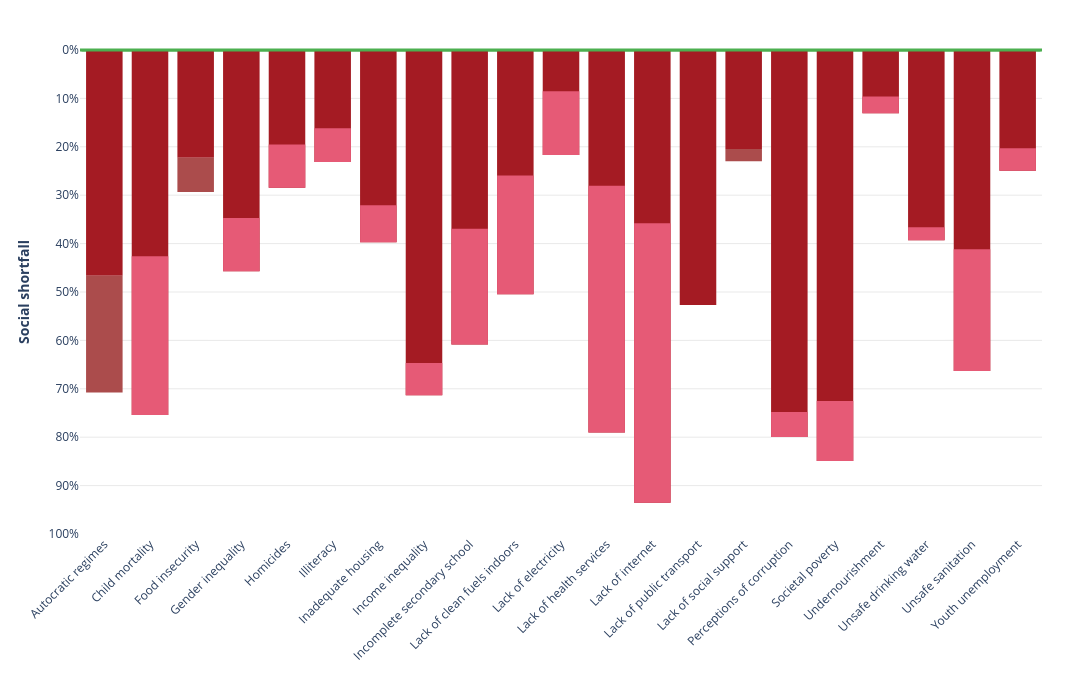

Notebook source saved alongside this figure:
### Markdown cell above
* Now we can pass the arrays into the helper function `make_sandwich_figure`
* And export the result as an svg file

### Code cell
fig_social = make_sandwich_figure(
    x_labels,
    medium_red_y, light_red_y, light_red_base,
    dark_red_y, dark_red_base,
    hover_texts,
    y_title='<b>Social shortfall</b>',
    y_range=[100, 0],
    y_tickvals=[0,10,20,30,40,50,60,70,80,90,100],
    y_ticktext=[f'{i}%' for i in range(0,101,10)],
    xaxis_side='bottom',
    margin_top=50,
    margin_bottom=150
)

fig_social.show()
fig_social.write_image("outputs/5-social-sandwich.svg")

### Figure 1 — Plotly figure (JSON) as saved in the notebook; plotly's stock layout.template omitted (floating-point values rounded to 4 significant figures)
{"data": [{"base": 0, "hoverinfo": "text", "hovertext": ["<b>Autocratic regimes</b><br>Dimension: Political Voice<br>First (2000): 46.6%<br>Last (2022): 70.8%<br>Change: 24.1%<br>↑ Worsening", "<b>Child mortality</b><br>Dimension: Health<br>First (2000): 75.4%<br>Last (2022): 42.6%<br>Change: -32.8%<br>↓ Improvement", "<b>Food insecurity</b><br>Dimension: Food<br>First (2015): 22.2%<br>Last (2022): 29.4%<br>Change: 7.1%<br>↑ Worsening", "<b>Gender inequality</b><br>Dimension: Equality<br>First (2000): 45.7%<br>Last (2022): 34.7%<br>Change: -11.0%<br>↓ Improvement", "<b>Homicides</b><br>Dimension: Peace And Justice<br>First (2000): 28.4%<br>Last (2022): 19.5%<br>Change: -8.9%<br>↓ Improvement", "<b>Illiteracy</b><br>Dimension: Education<br>First (2000): 23.1%<br>Last (2022): 16.1%<br>Change: -7.0%<br>↓ Improvement", "<b>Inadequate housing</b><br>Dimension: Housing<br>First (2000): 39.7%<br>Last (2022): 32.1%<br>Change: -7.6%<br>↓ Improvement", "<b>Income inequality</b><br>Dimension: Social Cohesion<br>First (2000): 71.3%<br>Last (2022): 64.7%<br>Change: -6.7%<br>↓ Improvement", "<b>Incomplete secondary school</b><br>Dimension: Education<br>First (2000): 60.9%<br>Last (2022): 36.9%<br>Change: -24.0%<br>↓ Improvement", "<b>Lack of clean fuels indoors</b><br>Dimension: Energy<br>First (2000): 50.5%<br>Last (2022): 25.9%<br>Change: -24.6%<br>↓ Improvement", "<b>Lack of electricity</b><br>Dimension: Energy<br>First (2000): 21.7%<br>Last (2022): 8.5%<br>Change: -13.2%<br>↓ Improvement", "<b>Lack of health services</b><br>Dimension: Health<br>First (2000): 79.0%<br>Last (2022): 28.1%<br>Change: -51.0%<br>↓ Improvement", "<b>Lack of internet</b><br>Dimension: Connectivity<br>First (2000): 93.5%<br>Last (2022): 35.8%<br>Change: -57.7%<br>↓ Improvement", "<b>Lack of public transport</b><br>Dimension: Connectivity<br>First (2020): 52.7%<br>Last (2020): 52.7%<br>Change: 0.0%<br>↑ Worsening", "<b>Lack of social support</b><br>Dimension: Social Cohesion<br>First (2005): 20.5%<br>Last (2022): 23.0%<br>Change: 2.5%<br>↑ Worsening", "<b>Perceptions of corruption</b><br>Dimension: Peace And Justice<br>First (2005): 79.9%<br>Last (2022): 74.8%<br>Change: -5.2%<br>↓ Improvement", "<b>Societal poverty</b><br>Dimension: Income And Work<br>First (2000): 84.9%<br>Last (2022): 72.5%<br>Change: -12.4%<br>↓ Improvement", "<b>Undernourishment</b><br>Dimension: Food<br>First (2000): 13.1%<br>Last (2022): 9.6%<br>Change: -3.5%<br>↓ Improvement", "<b>Unsafe drinking water</b><br>Dimension: Water<br>First (2000): 39.3%<br>Last (2022): 36.6%<br>Change: -2.7%<br>↓ Improvement", "<b>Unsafe sanitation</b><br>Dimension: Water<br>First (2000): 66.3%<br>Last (2022): 41.2%<br>Change: -25.1%<br>↓ Improvement", "<b>Youth unemployment</b><br>Dimension: Income And Work<br>First (2005): 25.0%<br>Last (2022): 20.3%<br>Change: -4.7%<br>↓ Improvement"], "marker": {"color": "#A41B23", "line": {"width": 0}}, "name": "Base", "showlegend": true, "type": "bar", "width": 0.8, "x": [0, 1, 2, 3, 4, 5, 6, 7, 8, 9, 10, 11, 12, 13, 14, 15, 16, 17, 18, 19, 20], "y": [46.64, 75.4, 22.24, 45.69, 28.45, 23.13, 39.71, 71.33, 60.87, 50.49, 21.71, 79.05, 93.52, 52.71, 20.47, 79.94, 84.92, 13.09, 39.31, 66.31, 24.97]}, {"base": [46.64, 0, 22.24, 0, 0, 0, 0, 0, 0, 0, 0, 0, 0, 52.71, 20.47, 0, 0, 0, 0, 0, 0], "hoverinfo": "text", "hovertext": ["<b>Autocratic regimes</b><br>Dimension: Political Voice<br>First (2000): 46.6%<br>Last (2022): 70.8%<br>Change: 24.1%<br>↑ Worsening", "<b>Child mortality</b><br>Dimension: Health<br>First (2000): 75.4%<br>Last (2022): 42.6%<br>Change: -32.8%<br>↓ Improvement", "<b>Food insecurity</b><br>Dimension: Food<br>First (2015): 22.2%<br>Last (2022): 29.4%<br>Change: 7.1%<br>↑ Worsening", "<b>Gender inequality</b><br>Dimension: Equality<br>First (2000): 45.7%<br>Last (2022): 34.7%<br>Change: -11.0%<br>↓ Improvement", "<b>Homicides</b><br>Dimension: Peace And Justice<br>First (2000): 28.4%<br>Last (2022): 19.5%<br>Change: -8.9%<br>↓ Improvement", "<b>Illiteracy</b><br>Dimension: Education<br>First (2000): 23.1%<br>Last (2022): 16.1%<br>Change: -7.0%<br>↓ Improvement", "<b>Inadequate housing</b><br>Dimension: Housing<br>First (2000): 39.7%<br>Last (2022): 32.1%<br>Change: -7.6%<br>↓ Improvement", "<b>Income inequality</b><br>Dimension: Social Cohesion<br>First (2000): 71.3%<br>Last (2022): 64.7%<br>Change: -6.7%<br>↓ Improvement", "<b>Incomplete secondary school</b><br>Dimension: Education<br>First (2000): 60.9%<br>Last (2022): 36.9%<br>Change: -24.0%<br>↓ Improvement", "<b>Lack of clean fuels indoors</b><br>Dimension: Energy<br>First (2000): 50.5%<br>Last (2022): 25.9%<br>Change: -24.6%<br>↓ Improvement", "<b>Lack of electricity</b><br>Dimension: Energy<br>First (2000): 21.7%<br>Last (2022): 8.5%<br>Change: -13.2%<br>↓ Improvement", "<b>Lack of health services</b><br>Dimension: Health<br>First (2000): 79.0%<br>Last (2022): 28.1%<br>Change: -51.0%<br>↓ Improvement", "<b>Lack of internet</b><br>Dimension: Connectivity<br>First (2000): 93.5%<br>Last (2022): 35.8%<br>Change: -57.7%<br>↓ Improvement", "<b>Lack of public transport</b><br>Dimension: Connectivity<br>First (2020): 52.7%<br>Last (2020): 52.7%<br>Change: 0.0%<br>↑ Worsening", "<b>Lack of social support</b><br>Dimension: Social Cohesion<br>First (2005): 20.5%<br>Last (2022): 23.0%<br>Change: 2.5%<br>↑ Worsening", "<b>Perceptions of corruption</b><br>Dimension: Peace And Justice<br>First (2005): 79.9%<br>Last (2022): 74.8%<br>Change: -5.2%<br>↓ Improvement", "<b>Societal poverty</b><br>Dimension: Income And Work<br>First (2000): 84.9%<br>Last (2022): 72.5%<br>Change: -12.4%<br>↓ Improvement", "<b>Undernourishment</b><br>Dimension: Food<br>First (2000): 13.1%<br>Last (2022): 9.6%<br>Change: -3.5%<br>↓ Improvement", "<b>Unsafe drinking water</b><br>Dimension: Water<br>First (2000): 39.3%<br>Last (2022): 36.6%<br>Change: -2.7%<br>↓ Improvement", "<b>Unsafe sanitation</b><br>Dimension: Water<br>First (2000): 66.3%<br>Last (2022): 41.2%<br>Change: -25.1%<br>↓ Improvement", "<b>Youth unemployment</b><br>Dimension: Income And Work<br>First (2005): 25.0%<br>Last (2022): 20.3%<br>Change: -4.7%<br>↓ Improvement"], "marker": {"color": "#AB4C4C", "line": {"width": 0}}, "name": "Increase / overshoot", "showlegend": true, "type": "bar", "width": 0.8, "x": [0, 1, 2, 3, 4, 5, 6, 7, 8, 9, 10, 11, 12, 13, 14, 15, 16, 17, 18, 19, 20], "y": [24.12, 0, 7.12, 0, 0, 0, 0, 0, 0, 0, 0, 0, 0, 0, 2.54, 0, 0, 0, 0, 0, 0]}, {"base": [0, 42.62, 0, 34.72, 19.52, 16.15, 32.07, 64.67, 36.91, 25.92, 8.51, 28.07, 35.82, 0, 0, 74.78, 72.51, 9.62, 36.64, 41.17, 20.31], "hoverinfo": "text", "hovertext": ["<b>Autocratic regimes</b><br>Dimension: Political Voice<br>First (2000): 46.6%<br>Last (2022): 70.8%<br>Change: 24.1%<br>↑ Worsening", "<b>Child mortality</b><br>Dimension: Health<br>First (2000): 75.4%<br>Last (2022): 42.6%<br>Change: -32.8%<br>↓ Improvement", "<b>Food insecurity</b><br>Dimension: Food<br>First (2015): 22.2%<br>Last (2022): 29.4%<br>Change: 7.1%<br>↑ Worsening", "<b>Gender inequality</b><br>Dimension: Equality<br>First (2000): 45.7%<br>Last (2022): 34.7%<br>Change: -11.0%<br>↓ Improvement", "<b>Homicides</b><br>Dimension: Peace And Justice<br>First (2000): 28.4%<br>Last (2022): 19.5%<br>Change: -8.9%<br>↓ Improvement", "<b>Illiteracy</b><br>Dimension: Education<br>First (2000): 23.1%<br>Last (2022): 16.1%<br>Change: -7.0%<br>↓ Improvement", "<b>Inadequate housing</b><br>Dimension: Housing<br>First (2000): 39.7%<br>Last (2022): 32.1%<br>Change: -7.6%<br>↓ Improvement", "<b>Income inequality</b><br>Dimension: Social Cohesion<br>First (2000): 71.3%<br>Last (2022): 64.7%<br>Change: -6.7%<br>↓ Improvement", "<b>Incomplete secondary school</b><br>Dimension: Education<br>First (2000): 60.9%<br>Last (2022): 36.9%<br>Change: -24.0%<br>↓ Improvement", "<b>Lack of clean fuels indoors</b><br>Dimension: Energy<br>First (2000): 50.5%<br>Last (2022): 25.9%<br>Change: -24.6%<br>↓ Improvement", "<b>Lack of electricity</b><br>Dimension: Energy<br>First (2000): 21.7%<br>Last (2022): 8.5%<br>Change: -13.2%<br>↓ Improvement", "<b>Lack of health services</b><br>Dimension: Health<br>First (2000): 79.0%<br>Last (2022): 28.1%<br>Change: -51.0%<br>↓ Improvement", "<b>Lack of internet</b><br>Dimension: Connectivity<br>First (2000): 93.5%<br>Last (2022): 35.8%<br>Change: -57.7%<br>↓ Improvement", "<b>Lack of public transport</b><br>Dimension: Connectivity<br>First (2020): 52.7%<br>Last (2020): 52.7%<br>Change: 0.0%<br>↑ Worsening", "<b>Lack of social support</b><br>Dimension: Social Cohesion<br>First (2005): 20.5%<br>Last (2022): 23.0%<br>Change: 2.5%<br>↑ Worsening", "<b>Perceptions of corruption</b><br>Dimension: Peace And Justice<br>First (2005): 79.9%<br>Last (2022): 74.8%<br>Change: -5.2%<br>↓ Improvement", "<b>Societal poverty</b><br>Dimension: Income And Work<br>First (2000): 84.9%<br>Last (2022): 72.5%<br>Change: -12.4%<br>↓ Improvement", "<b>Undernourishment</b><br>Dimension: Food<br>First (2000): 13.1%<br>Last (2022): 9.6%<br>Change: -3.5%<br>↓ Improvement", "<b>Unsafe drinking water</b><br>Dimension: Water<br>First (2000): 39.3%<br>Last (2022): 36.6%<br>Change: -2.7%<br>↓ Improvement", "<b>Unsafe sanitation</b><br>Dimension: Water<br>First (2000): 66.3%<br>Last (2022): 41.2%<br>Change: -25.1%<br>↓ Improvement", "<b>Youth unemployment</b><br>Dimension: Income And Work<br>First (2005): 25.0%<br>Last (2022): 20.3%<br>Change: -4.7%<br>↓ Improvement"], "marker": {"color": "#E65A76", "line": {"width": 0}}, "name": "Reduction / improvement", "showlegend": true, "type": "bar", "width": 0.8, "x": [0, 1, 2, 3, 4, 5, 6, 7, 8, 9, 10, 11, 12, 13, 14, 15, 16, 17, 18, 19, 20], "y": [0, 32.78, 0, 10.97, 8.93, 6.98, 7.64, 6.66, 23.96, 24.57, 13.2, 50.98, 57.7, 0, 0, 5.16, 12.41, 3.47, 2.67, 25.14, 4.66]}], "layout": {"barmode": "overlay", "height": 700, "hovermode": "x unified", "margin": {"b": 150, "l": 80, "r": 50, "t": 50}, "plot_bgcolor": "white", "shapes": [{"line": {"color": "#4CAF50", "width": 3}, "type": "line", "x0": -0.5, "x1": 20.5, "y0": 0, "y1": 0}], "showlegend": false, "width": 1400, "xaxis": {"showgrid": false, "side": "bottom", "tickangle": -45, "tickmode": "array", "ticktext": ["Autocratic regimes", "Child mortality", "Food insecurity", "Gender inequality", "Homicides", "Illiteracy", "Inadequate housing", "Income inequality", "Incomplete secondary school", "Lack of clean fuels indoors", "Lack of electricity", "Lack of health services", "Lack of internet", "Lack of public transport", "Lack of social support", "Perceptions of corruption", "Societal poverty", "Undernourishment", "Unsafe drinking water", "Unsafe sanitation", "Youth unemployment"], "tickvals": [0, 1, 2, 3, 4, 5, 6, 7, 8, 9, 10, 11, 12, 13, 14, 15, 16, 17, 18, 19, 20], "title": {"text": ""}}, "yaxis": {"gridcolor": "lightgray", "gridwidth": 0.5, "range": [100, 0], "showgrid": true, "tickmode": "array", "ticktext": ["0%", "10%", "20%", "30%", "40%", "50%", "60%", "70%", "80%", "90%", "100%"], "tickvals": [0, 10, 20, 30, 40, 50, 60, 70, 80, 90, 100], "title": {"text": "<b>Social shortfall</b>"}, "zeroline": true, "zerolinecolor": "#4CAF50", "zerolinewidth": 3}}}
